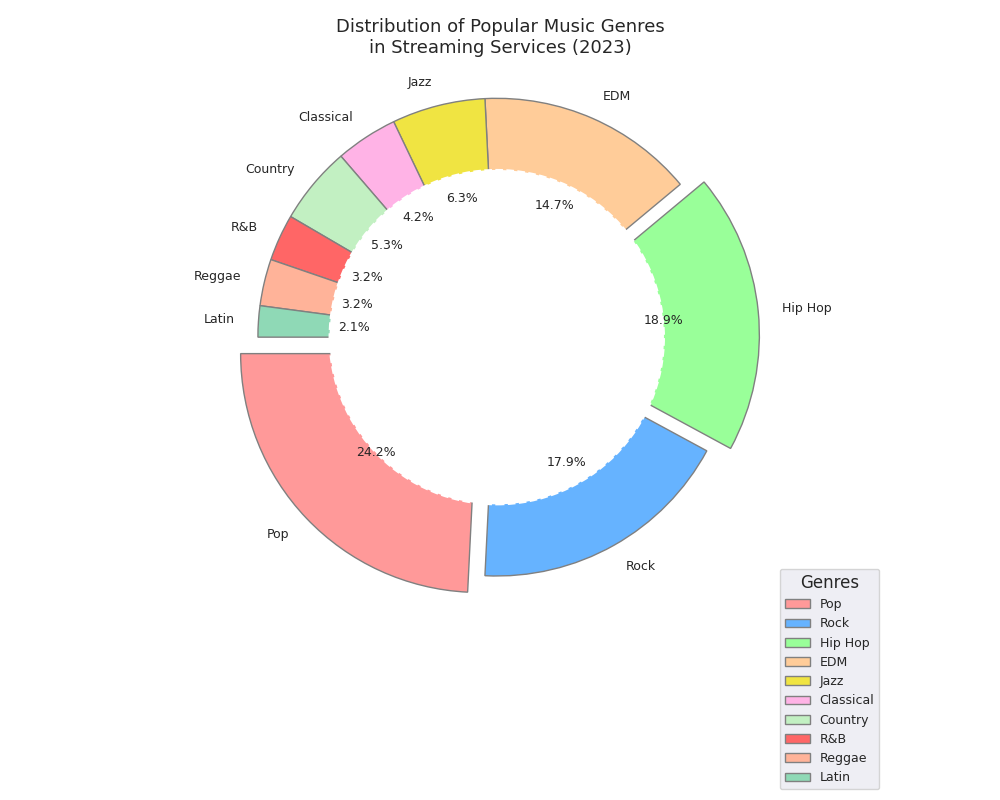

Write the Python code that produced this figure.
import matplotlib.pyplot as plt

genres = ['Pop', 'Rock', 'Hip Hop', 'EDM', 'Jazz', 'Classical', 'Country', 'R&B', 'Reggae', 'Latin']
market_share = [23, 17, 18, 14, 6, 4, 5, 3, 3, 2]
colors = ['#ff9999', '#66b3ff', '#99ff99', '#ffcc99', '#f0e442', '#ffb3e6', '#c2f0c2', '#ff6666', '#ffb399', '#8fd9b6']
explode = (0.1, 0, 0.1, 0, 0, 0, 0, 0, 0, 0)

fig, ax = plt.subplots(figsize=(10, 8))
wedges, texts, autotexts = ax.pie(
    market_share, labels=genres, colors=colors, autopct='%1.1f%%', startangle=180,
    explode=explode, shadow=False, wedgeprops={'edgecolor': 'grey'}, textprops={'fontsize': 9}
)

centre_circle = plt.Circle((0, 0), 0.70, fc='white', lw=1.5, linestyle='--')
fig.gca().add_artist(centre_circle)

ax.axis('equal')

ax.set_title(
    "Distribution of Popular Music Genres\nin Streaming Services (2023)",
    fontsize=13, fontweight='medium', pad=15
)

ax.legend(genres, title="Genres", loc="upper right", bbox_to_anchor=(0.9, 0.1), fontsize=9)

plt.grid(visible=True, linestyle=':')
plt.tight_layout()
plt.show()
